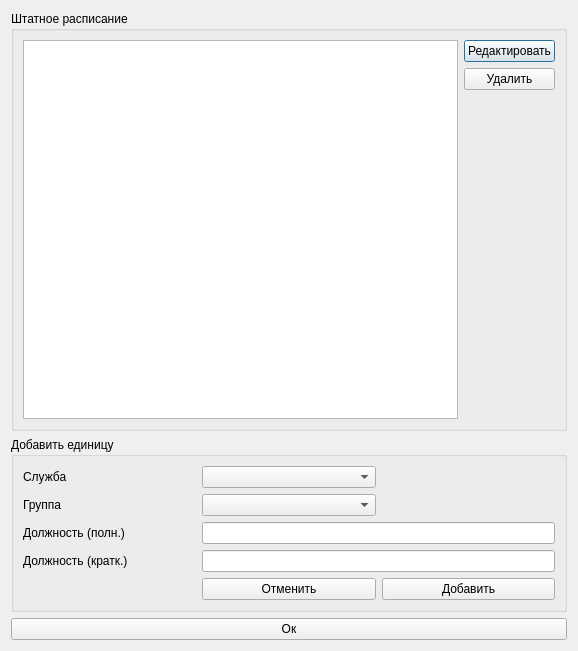
<?xml version="1.0" encoding="UTF-8"?>
<ui version="4.0">
 <class>Position</class>
 <widget class="QDialog" name="Position">
  <property name="geometry">
   <rect>
    <x>0</x>
    <y>0</y>
    <width>578</width>
    <height>651</height>
   </rect>
  </property>
  <property name="windowTitle">
   <string>Штатное расписание</string>
  </property>
  <layout class="QVBoxLayout" name="verticalLayout">
   <item>
    <widget class="QGroupBox" name="groupBox">
     <property name="title">
      <string>Штатное расписание</string>
     </property>
     <layout class="QGridLayout" name="gridLayout">
      <item row="0" column="0" rowspan="3">
       <widget class="QTableView" name="positionsTableView"/>
      </item>
      <item row="0" column="1">
       <widget class="QPushButton" name="pushButton_2">
        <property name="text">
         <string>Редактировать</string>
        </property>
       </widget>
      </item>
      <item row="1" column="1">
       <widget class="QPushButton" name="pushButton_3">
        <property name="text">
         <string>Удалить</string>
        </property>
       </widget>
      </item>
      <item row="2" column="1">
       <spacer name="verticalSpacer">
        <property name="orientation">
         <enum>Qt::Vertical</enum>
        </property>
        <property name="sizeHint" stdset="0">
         <size>
          <width>20</width>
          <height>275</height>
         </size>
        </property>
       </spacer>
      </item>
     </layout>
    </widget>
   </item>
   <item>
    <widget class="QGroupBox" name="groupBox_2">
     <property name="title">
      <string>Добавить единицу</string>
     </property>
     <layout class="QGridLayout" name="gridLayout_2">
      <item row="0" column="0">
       <widget class="QLabel" name="label">
        <property name="text">
         <string>Служба</string>
        </property>
       </widget>
      </item>
      <item row="0" column="1">
       <widget class="QComboBox" name="deptsComboBox"/>
      </item>
      <item row="1" column="0">
       <widget class="QLabel" name="label_2">
        <property name="text">
         <string>Группа</string>
        </property>
       </widget>
      </item>
      <item row="1" column="1">
       <widget class="QComboBox" name="groupsComboBox"/>
      </item>
      <item row="2" column="0">
       <widget class="QLabel" name="label_3">
        <property name="text">
         <string>Должность (полн.)</string>
        </property>
       </widget>
      </item>
      <item row="2" column="1" colspan="2">
       <widget class="QLineEdit" name="posLongName"/>
      </item>
      <item row="3" column="0">
       <widget class="QLabel" name="label_4">
        <property name="text">
         <string>Должность (кратк.)</string>
        </property>
       </widget>
      </item>
      <item row="3" column="1" colspan="2">
       <widget class="QLineEdit" name="posShortName"/>
      </item>
      <item row="4" column="1">
       <widget class="QPushButton" name="pushButton">
        <property name="text">
         <string>Отменить</string>
        </property>
       </widget>
      </item>
      <item row="4" column="2">
       <widget class="QPushButton" name="pushButton_4">
        <property name="text">
         <string>Добавить</string>
        </property>
       </widget>
      </item>
     </layout>
    </widget>
   </item>
   <item>
    <widget class="QPushButton" name="pushButton_5">
     <property name="text">
      <string>Ок</string>
     </property>
    </widget>
   </item>
  </layout>
 </widget>
 <resources/>
 <connections>
  <connection>
   <sender>pushButton_5</sender>
   <signal>clicked()</signal>
   <receiver>Position</receiver>
   <slot>accept()</slot>
   <hints>
    <hint type="sourcelabel">
     <x>427</x>
     <y>578</y>
    </hint>
    <hint type="destinationlabel">
     <x>577</x>
     <y>535</y>
    </hint>
   </hints>
  </connection>
  <connection>
   <sender>pushButton_3</sender>
   <signal>clicked()</signal>
   <receiver>Position</receiver>
   <slot>delPosition()</slot>
   <hints>
    <hint type="sourcelabel">
     <x>535</x>
     <y>83</y>
    </hint>
    <hint type="destinationlabel">
     <x>576</x>
     <y>43</y>
    </hint>
   </hints>
  </connection>
  <connection>
   <sender>pushButton_4</sender>
   <signal>clicked()</signal>
   <receiver>Position</receiver>
   <slot>addPosition()</slot>
   <hints>
    <hint type="sourcelabel">
     <x>527</x>
     <y>526</y>
    </hint>
    <hint type="destinationlabel">
     <x>576</x>
     <y>475</y>
    </hint>
   </hints>
  </connection>
  <connection>
   <sender>pushButton</sender>
   <signal>clicked()</signal>
   <receiver>Position</receiver>
   <slot>cancelAddPosition()</slot>
   <hints>
    <hint type="sourcelabel">
     <x>289</x>
     <y>537</y>
    </hint>
    <hint type="destinationlabel">
     <x>573</x>
     <y>383</y>
    </hint>
   </hints>
  </connection>
 </connections>
 <slots>
  <slot>delPosition()</slot>
  <slot>addPosition()</slot>
  <slot>cancelAddPosition()</slot>
 </slots>
</ui>
